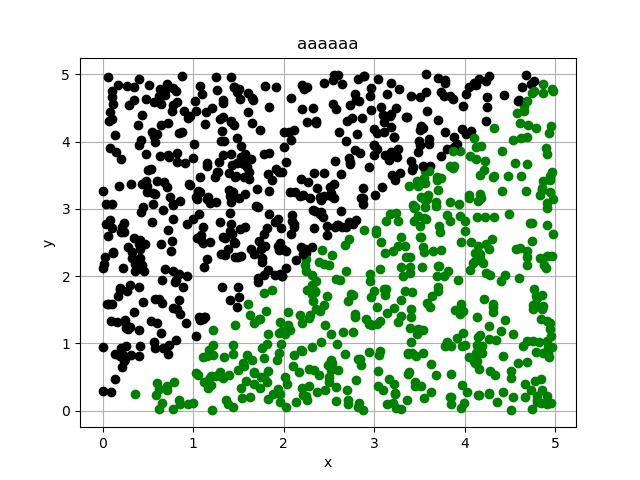

Write the Python code that produced this figure.
import sys
sys.path.append('/usr/local/anaconda3/lib/python3.6/site-packages')
from numpy import random
#print(random.__doc__)
#print(random.uniform.__doc__)

N = 1000
a = 0
b = 5

#paseido-gadijumi skaitlu generatora grauds 

x = random.uniform(a,b,N)

'''

random.seed(1)

x = random.uniform(a,b,N)

k = [0,0,0,0,0]
for i in range(N):
    if x[i] < 1:
        k[0] = k[0] + 1
    elif x[i] <2:
        k[1] =k[1] + 1
    elif x[i] <3:
        k[2] = k[2] + 1
    elif x[i] < 4:
        k[3] = k[3] + 1
    else:
        k[4] = k[4] + 1
print(k)
'''

y = random.uniform(a,b,N)
from matplotlib import pyplot as plt
plt.grid()
plt.xlabel('x')
plt.ylabel('y')
plt.title('aaaaaa')
#plt.plot(x,y, 'ko')
#plt.show()
N1=0
for i in range (N):
    if y[i] < x[i]:
        plt.plot(x[i],y[i],'go')
    else:
        plt.plot(x[i],y[i],'ko')
S_zinamais = (b-a) * (b-a)
S_nezinamais = 1. * S_zinamais *N1/N
print (S_nezinamais)
plt.show()
    
        
